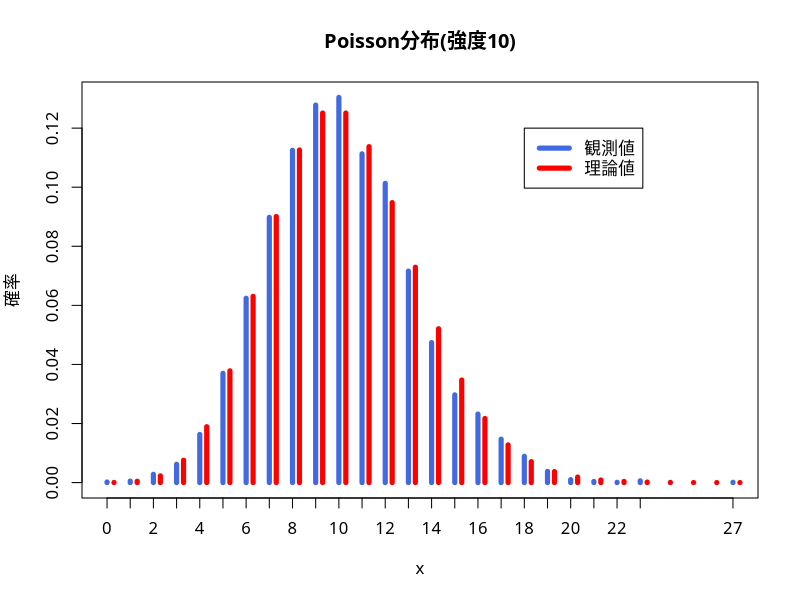

The R script that drew this image:
### Poisson分布
set.seed(12345) # 乱数の初期値を指定
rpois(10, lambda=1) # 強度1のPoisson分布に従う乱数を10個発生
rpois(20, lambda=10) # 強度10のPoisson分布に従う乱数を20個発生
## 統計的性質の確認
lambda <- 10
x <- rpois(10000, lambda=lambda)
mean(x) # lambda=10に近い(大数の法則)
(A <- table(x)/10000) # 出現確率ごとの表(度数分布表)を作成
par(family="HiraginoSans-W4") # 日本語フォントの指定
plot(A, type="h", lwd=5, col="royalblue", ylab="確率",
     main=paste0("Poisson分布(強度", lambda, ")"))
lines(min(x):max(x) + 0.3, dpois(min(x):max(x), lambda=lambda), 
      type="h", col="red", lwd=5) # 理論上の出現確率
legend(18, 0.12, legend=c("観測値", "理論値"), 
       col=c("royalblue", "red"), lwd=5) # 凡例を作成
